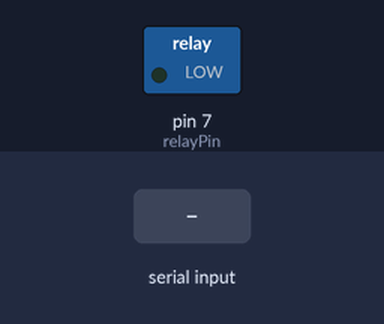
The sketch below on a simulated Arduino Uno, built with avr-gcc and run on an emulated ATmega328P. Parts: switched loads named in the sketch (green lamp = pin HIGH). The inputs (shaded band) are chosen by the test bench.

Above: at 1.2 s.
1.3 s: "1" received over Serial
At 2.0 s:
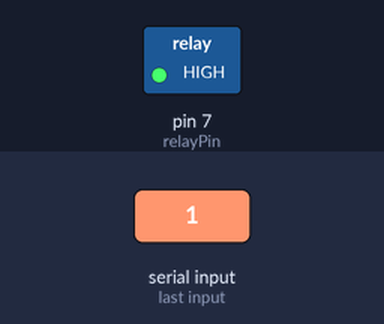
2.8 s: "0" received over Serial
At 3.1 s:
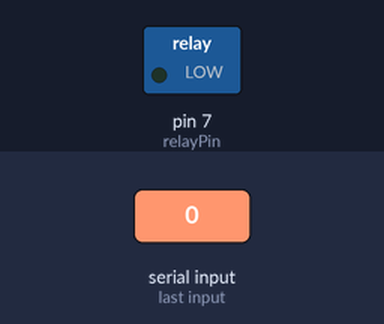
Timing chart, 0 to 5.8 s (numbered marks = the images above; inputs shaded):
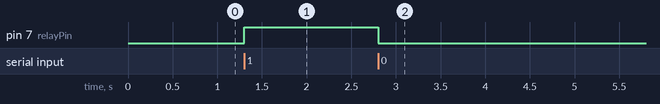

Measured:
- after the input at 1.3 s, pin 7 (relayPin): LOW → HIGH at once
- after the input at 2.8 s, pin 7 (relayPin): HIGH → LOW at once

The sketch:

home_automation_program.ino
```cpp
char incomingChar;
int relayPin = 7;

void setup() {
  pinMode(relayPin, OUTPUT);
  digitalWrite(relayPin, LOW); // Relay OFF initially
  Serial.begin(9600); // Bluetooth default baud rate
}

void loop() {
  if (Serial.available()) {
    incomingChar = Serial.read();

    if (incomingChar == '1') {
      digitalWrite(relayPin, HIGH); // Turn ON LED Strip
    }
    else if (incomingChar == '0') {
      digitalWrite(relayPin, LOW); // Turn OFF LED Strip
    }
  }
}
```
